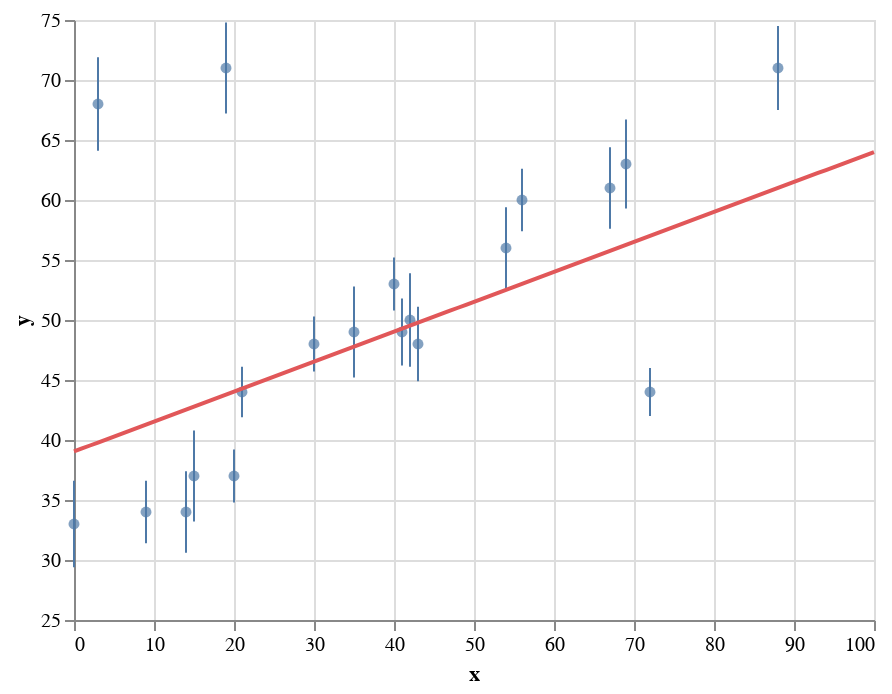

The cell this chart's notebook holds for it:
### Code cell
error_bars = (
    altair.Chart(df_obs)
    .mark_errorbar(color=BLUE)
    .encode(altair.X("x"), altair.Y("y"), altair.YError("err"))
)
points = (
    altair.Chart(df_obs)
    .mark_circle(color=BLUE)
    .encode(x=altair.X("x"), y=altair.Y("y", scale=altair.Scale(zero=False)))
)
best_fit = (
    altair.Chart(
        pd.DataFrame({"x": np.linspace(0, 100, 101)}).assign(
            y=lambda df: df_samples["beta_0"].mean()
            + df_samples["beta_1"].mean() * df["x"]
        )
    )
    .mark_line(color=RED)
    .encode(altair.X("x"), altair.Y("y"))
)
points + error_bars + best_fit

### Figure 1 — Vega-Lite specification as saved in the notebook (floating-point values rounded to 4 significant figures)
{"config": {"view": {"continuousWidth": 400, "continuousHeight": 300}}, "layer": [{"mark": {"type": "circle", "color": "#4e79a7"}, "encoding": {"x": {"field": "x", "type": "quantitative"}, "y": {"field": "y", "scale": {"zero": false}, "type": "quantitative"}}}, {"mark": {"type": "errorbar", "color": "#4e79a7"}, "encoding": {"x": {"field": "x", "type": "quantitative"}, "y": {"field": "y", "type": "quantitative"}, "yError": {"field": "err"}}}, {"data": {"name": "data-281b34ad518718c3474aad1d5f60aaa7"}, "mark": {"type": "line", "color": "#e15759"}, "encoding": {"x": {"field": "x", "type": "quantitative"}, "y": {"field": "y", "type": "quantitative"}}}], "data": {"name": "data-f3d943561f3e17e4f3ee5f1e4a597fcc"}, "$schema": "https://vega.github.io/schema/vega-lite/v4.17.0.json", "datasets": {"data-f3d943561f3e17e4f3ee5f1e4a597fcc": [{"x": 0.0, "y": 33.0, "err": 3.6}, {"x": 3.0, "y": 68.0, "err": 3.9}, {"x": 9.0, "y": 34.0, "err": 2.6}, {"x": 14.0, "y": 34.0, "err": 3.4}, {"x": 15.0, "y": 37.0, "err": 3.8}, {"x": 19.0, "y": 71.0, "err": 3.8}, {"x": 20.0, "y": 37.0, "err": 2.2}, {"x": 21.0, "y": 44.0, "err": 2.1}, {"x": 30.0, "y": 48.0, "err": 2.3}, {"x": 35.0, "y": 49.0, "err": 3.8}, {"x": 40.0, "y": 53.0, "err": 2.2}, {"x": 41.0, "y": 49.0, "err": 2.8}, {"x": 42.0, "y": 50.0, "err": 3.9}, {"x": 43.0, "y": 48.0, "err": 3.1}, {"x": 54.0, "y": 56.0, "err": 3.4}, {"x": 56.0, "y": 60.0, "err": 2.6}, {"x": 67.0, "y": 61.0, "err": 3.4}, {"x": 69.0, "y": 63.0, "err": 3.7}, {"x": 72.0, "y": 44.0, "err": 2.0}, {"x": 88.0, "y": 71.0, "err": 3.5}], "data-281b34ad518718c3474aad1d5f60aaa7": [{"x": 0.0, "y": 39.04}, {"x": 1.0, "y": 39.29}, {"x": 2.0, "y": 39.54}, {"x": 3.0, "y": 39.79}, {"x": 4.0, "y": 40.04}, {"x": 5.0, "y": 40.29}, {"x": 6.0, "y": 40.54}, {"x": 7.0, "y": 40.79}, {"x": 8.0, "y": 41.04}, {"x": 9.0, "y": 41.29}, {"x": 10.0, "y": 41.54}, {"x": 11.0, "y": 41.79}, {"x": 12.0, "y": 42.04}, {"x": 13.0, "y": 42.29}, {"x": 14.0, "y": 42.54}, {"x": 15.0, "y": 42.79}, {"x": 16.0, "y": 43.04}, {"x": 17.0, "y": 43.28}, {"x": 18.0, "y": 43.53}, {"x": 19.0, "y": 43.78}, {"x": 20.0, "y": 44.03}, {"x": 21.0, "y": 44.28}, {"x": 22.0, "y": 44.53}, {"x": 23.0, "y": 44.78}, {"x": 24.0, "y": 45.03}, {"x": 25.0, "y": 45.28}, {"x": 26.0, "y": 45.53}, {"x": 27.0, "y": 45.78}, {"x": 28.0, "y": 46.03}, {"x": 29.0, "y": 46.28}, {"x": 30.0, "y": 46.53}, {"x": 31.0, "y": 46.78}, {"x": 32.0, "y": 47.03}, {"x": 33.0, "y": 47.28}, {"x": 34.0, "y": 47.53}, {"x": 35.0, "y": 47.78}, {"x": 36.0, "y": 48.03}, {"x": 37.0, "y": 48.28}, {"x": 38.0, "y": 48.53}, {"x": 39.0, "y": 48.77}, {"x": 40.0, "y": 49.02}, {"x": 41.0, "y": 49.27}, {"x": 42.0, "y": 49.52}, {"x": 43.0, "y": 49.77}, {"x": 44.0, "y": 50.02}, {"x": 45.0, "y": 50.27}, {"x": 46.0, "y": 50.52}, {"x": 47.0, "y": 50.77}, {"x": 48.0, "y": 51.02}, {"x": 49.0, "y": 51.27}, {"x": 50.0, "y": 51.52}, {"x": 51.0, "y": 51.77}, {"x": 52.0, "y": 52.02}, {"x": 53.0, "y": 52.27}, {"x": 54.0, "y": 52.52}, {"x": 55.0, "y": 52.77}, {"x": 56.0, "y": 53.02}, {"x": 57.0, "y": 53.27}, {"x": 58.0, "y": 53.52}, {"x": 59.0, "y": 53.77}, {"x": 60.0, "y": 54.02}, {"x": 61.0, "y": 54.26}, {"x": 62.0, "y": 54.51}, {"x": 63.0, "y": 54.76}, {"x": 64.0, "y": 55.01}, {"x": 65.0, "y": 55.26}, {"x": 66.0, "y": 55.51}, {"x": 67.0, "y": 55.76}, {"x": 68.0, "y": 56.01}, {"x": 69.0, "y": 56.26}, {"x": 70.0, "y": 56.51}, {"x": 71.0, "y": 56.76}, {"x": 72.0, "y": 57.01}, {"x": 73.0, "y": 57.26}, {"x": 74.0, "y": 57.51}, {"x": 75.0, "y": 57.76}, {"x": 76.0, "y": 58.01}, {"x": 77.0, "y": 58.26}, {"x": 78.0, "y": 58.51}, {"x": 79.0, "y": 58.76}, {"x": 80.0, "y": 59.01}, {"x": 81.0, "y": 59.26}, {"x": 82.0, "y": 59.51}, {"x": 83.0, "y": 59.75}, {"x": 84.0, "y": 60.0}, {"x": 85.0, "y": 60.25}, {"x": 86.0, "y": 60.5}, {"x": 87.0, "y": 60.75}, {"x": 88.0, "y": 61.0}, {"x": 89.0, "y": 61.25}, {"x": 90.0, "y": 61.5}, {"x": 91.0, "y": 61.75}, {"x": 92.0, "y": 62.0}, {"x": 93.0, "y": 62.25}, {"x": 94.0, "y": 62.5}, {"x": 95.0, "y": 62.75}, {"x": 96.0, "y": 63.0}, {"x": 97.0, "y": 63.25}, {"x": 98.0, "y": 63.5}, {"x": 99.0, "y": 63.75}, {"x": 100.0, "y": 64.0}]}}
